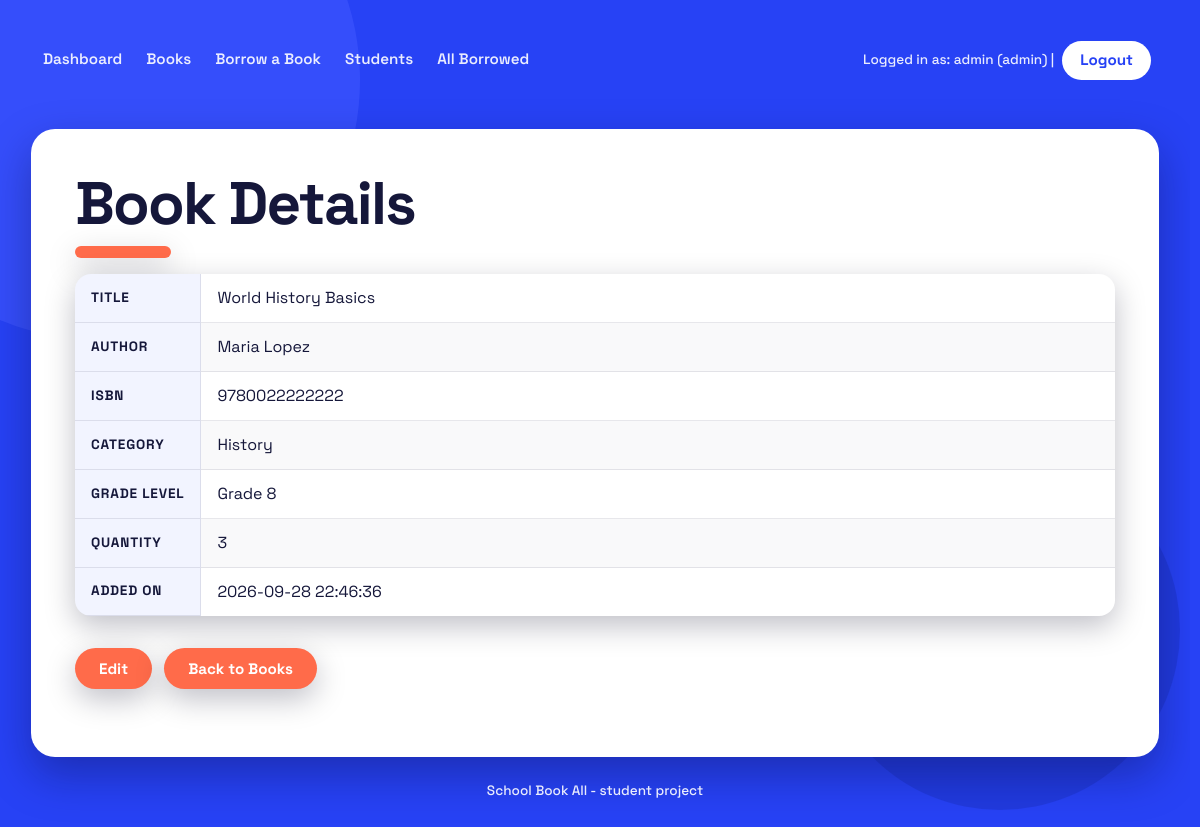
Page /books/view.php?id=2 (signed in) on the committed database.
### tables this page shows
CREATE TABLE books (
    id           INT AUTO_INCREMENT PRIMARY KEY,
    title        VARCHAR(255) NOT NULL,
    author       VARCHAR(150) NOT NULL,
    isbn         VARCHAR(20) UNIQUE,
    category     VARCHAR(100),
    grade_level  VARCHAR(50),
    quantity     INT DEFAULT 1,
    created_at   TIMESTAMP DEFAULT CURRENT_TIMESTAMP
);

### includes/auth.php (called while the page is built, shortened)
<?php
function is_admin() {
    return isset($_SESSION['role']) && $_SESSION['role'] === 'admin';
}
?>

### books/view.php (the view, shortened to what this page needs)
<?php
require_once '../includes/auth.php';
require_once '../config/connect.php';
$error = "";
$book = null;
$id = $_GET['id'] ?? '';
if ($id === '' || !ctype_digit((string)$id)) {
    $error = "Invalid book id.";
} else {
    $id = (int)$id;
    try {
        $stmt = $pdo->prepare("SELECT * FROM books WHERE id = ?");
        $stmt->execute([$id]);
        $book = $stmt->fetch();
    } catch (PDOException $e) {
        $error = "Could not load the book.";
    }
}
require_once '../includes/header.php';
?>
<h1>Book Details</h1>
<?php if ($error !== ''): ?>
    <div class="error"><?php echo htmlspecialchars($error); ?></div>
    <p><a class="btn" href="index.php">Back to Books</a></p>
<?php else: ?>
    <table>
        <tr><th>Title</th><td><?php echo htmlspecialchars($book['title']); ?></td></tr>
        <tr><th>Author</th><td><?php echo htmlspecialchars($book['author']); ?></td></tr>
        <tr><th>ISBN</th><td><?php echo htmlspecialchars($book['isbn']); ?></td></tr>
        <tr><th>Category</th><td><?php echo htmlspecialchars($book['category']); ?></td></tr>
        <tr><th>Grade Level</th><td><?php echo htmlspecialchars($book['grade_level']); ?></td></tr>
        <tr><th>Quantity</th><td><?php echo (int)$book['quantity']; ?></td></tr>
        <tr><th>Added On</th><td><?php echo htmlspecialchars($book['created_at']); ?></td></tr>
    </table>
    <p>
        <?php if (is_admin()): ?>
            <a class="btn" href="edit.php?id=<?php echo (int)$book['id']; ?>">Edit</a>
        <?php elseif ((int)$book['quantity'] > 0): ?>
            <a class="btn" href="../borrowing/borrow.php?book_id=<?php echo (int)$book['id']; ?>">Borrow</a>
        <?php endif; ?>
        <a class="btn" href="index.php">Back to Books</a>
    </p>
<?php endif; ?>
<?php require_once '../includes/footer.php'; ?>

### assets/css/style.css (style rules this page uses)
:root { --blue: rgb(39, 66, 245); --blue-light: rgb(66, 89, 255); --blue-dark: rgb(31, 54, 207); --coral: rgb(255, 107, 74); --yellow: rgb(255, 212, 59); --yellow-warm: rgb(255, 181, 59); --pink: rgb(255, 155, 224); --green: rgb(124, 227, 177); --card: #ffffff; --ink: rgb(21, 23, 58); --muted: rgb(74, 79, 119); --on-blue: #ffffff; --on-blue-dim: rgba(255, 255, 255, 0.9); --hairline: rgba(21, 23, 58, 0.10); --shadow-card: 0 18px 44px rgba(10, 12, 60, 0.35); --shadow-soft: 0 10px 30px rgba(0, 0, 30, 0.25); --shadow-hover: 0 24px 56px rgba(10, 12, 60, 0.45); --r-card: 24px; --r-md: 16px; --r-pill: 999px; --font: "Space Grotesk", "Inter Tight", system-ui, -apple-system, "Segoe UI", sans-serif; --s1: 4px; --s2: 8px; --s3: 12px; --s4: 16px; --s5: 24px; --s6: 32px; --s7: 48px; --maxw: min(1180px, 94vw); }
*, *::before, *::after { box-sizing: border-box; }
html { -webkit-text-size-adjust: 100%; scrollbar-gutter: stable; overflow-y: scroll; scroll-behavior: smooth; scrollbar-width: thin; scrollbar-color: var(--coral) rgba(255, 255, 255, 0.12); }
.content, table { scrollbar-color: var(--coral) rgba(21, 23, 58, 0.08); }
body { font-family: var(--font); color: var(--on-blue); background-color: var(--blue); margin: 0; padding: var(--s5) var(--s4) var(--s7); line-height: 1.5; font-size: 16px; min-height: 100vh; position: relative; overflow-x: hidden; display: flex; flex-direction: column; }
body::before, body::after { content: ""; position: fixed; border-radius: 50%; pointer-events: none; z-index: 0; }
body::before { width: 520px; height: 520px; top: -180px; left: -160px; background: var(--blue-light); opacity: 0.55; }
body::after { width: 360px; height: 360px; right: 20px; bottom: 40px; background: var(--blue-dark); opacity: 0.6; }
h1, h2, h3 { font-family: var(--font); font-weight: 700; line-height: 1.02; letter-spacing: -0.03em; margin: 0 0 var(--s4); color: var(--ink); text-wrap: balance; }
h1 { font-size: clamp(2.2rem, 6vw, 3.75rem); }
h1::after { content: ""; display: block; width: 96px; height: 12px; margin-top: var(--s3); border-radius: var(--r-pill); background: var(--coral); box-shadow: var(--shadow-soft); }
p { margin: 0 0 var(--s4); }
a { color: var(--blue); text-underline-offset: 3px; font-weight: 600; }
.content p { color: var(--muted); }
table { width: 100%; max-width: 100%; border-collapse: separate; border-spacing: 0; margin: var(--s4) 0 var(--s5); border-radius: var(--r-md); overflow: hidden; background: var(--card); box-shadow: var(--shadow-soft); table-layout: auto; }
td, th { overflow-wrap: normal; word-break: normal; hyphens: none; }
th, td { padding: var(--s3) var(--s4); text-align: left; vertical-align: middle; border-bottom: 1px solid var(--hairline); }
tr:last-child td { border-bottom: 0; }
th { background: var(--blue); color: var(--on-blue); font-weight: 700; text-transform: uppercase; font-size: 0.78rem; letter-spacing: 0.06em; white-space: nowrap; }
tr > th:has(~ td) { width: 1%; white-space: nowrap; background: rgba(39, 66, 245, 0.06); color: var(--ink); border-right: 1px solid var(--hairline); font-size: 0.85rem; }
tbody tr:nth-child(even) td, tr:nth-child(even) td { background: rgba(21, 23, 58, 0.025); }
button, .btn { display: inline-block; font-family: var(--font); font-weight: 700; font-size: 0.95rem; color: var(--on-blue); background: var(--coral); border: none; border-radius: var(--r-pill); padding: 12px 24px; margin-top: var(--s2); text-decoration: none; cursor: pointer; line-height: 1.15; box-shadow: var(--shadow-soft); transition: transform 0.12s ease, box-shadow 0.12s ease, background-color 0.15s ease; }
td:last-child { white-space: nowrap; }
.content > p .btn, .content > p button { margin-right: var(--s2); margin-bottom: var(--s2); }

### rows in the picture
books: title "World History Basics", author "Maria Lopez", isbn "9780022222222", category "History", grade_level "Grade 8", quantity "3", created_at "2026-09-28 22:46:36"

### other values in the picture
isset($_SESSION['username']) ? $_SESSION['username'] : 'guest' "admin"
isset($_SESSION['role']) ? $_SESSION['role'] : 'user' "admin"
